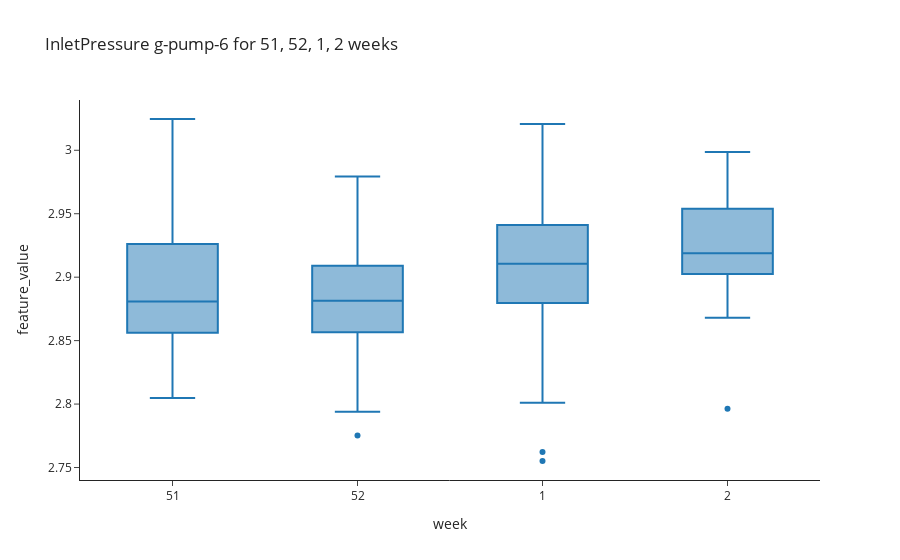

The cell this chart's notebook holds for it:
### Markdown cell above
## Inlet Pressure

### Code cell
%%skip $skip_baseline_save
week_numbers = week_numbers_inletPressure # Week numbers as List 

mu_inletpressure, sigma_inletpressure = get_baselining_variables_azure(df_data, variable_name = INLET_PRESSURE,
                                                                       asset_id = asset_id,
                                                                       lst_filter_values = week_numbers, 
                                                                       filter_column_name = "week",
                                                                       select_column_name= 'feature_value',
                                                                       filter_metric = "AvgValue")
print(mu_inletpressure, sigma_inletpressure)

show_baselining_plot_azure(df_data, duration = week_numbers, asset_name= asset_name, variable_name= INLET_PRESSURE,
                           plot_type = "box")

### Figure 1 — Plotly figure (JSON) as saved in the notebook; plotly's stock layout.template omitted (floating-point values rounded to 4 significant figures; data arrays with more than 128 entries replaced by an {"elided": "..."} marker saying what was removed)
{"data": [{"alignmentgroup": "True", "hoverlabel": {"namelength": 0}, "hovertemplate": "week=%{x}<br>feature_value=%{y}", "legendgroup": "", "marker": {"color": "#1F77B4"}, "name": "", "notched": false, "offsetgroup": "", "orientation": "v", "showlegend": false, "type": "box", "x": {"elided": "498 int values"}, "x0": " ", "xaxis": "x", "y": {"elided": "498 float values"}, "y0": " ", "yaxis": "y"}], "layout": {"boxmode": "group", "legend": {"tracegroupgap": 0}, "title": {"text": "InletPressure g-pump-6 for 51, 52, 1, 2 weeks "}, "xaxis": {"anchor": "y", "domain": [0, 1], "title": {"text": "week"}, "type": "category"}, "yaxis": {"anchor": "x", "domain": [0, 1], "title": {"text": "feature_value"}}}}
